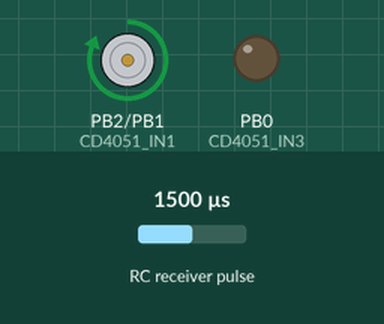
This sketch was run on a simulated ATtiny85, built with avr-gcc and run on an emulated ATtiny85. Shown: motor-driver pin pairs drawn as motors (green arrow = first pin HIGH = forward, orange = second pin HIGH = backward, longer = more drive), output pins drawn as LEDs (lit = HIGH). Wiring (inferred from the names in the program): RC receiver channel: data PB3. The inputs (shaded band) are chosen by the test bench; at power-on: RC receiver pulse 1500 µs.

Above: at 1.2 s.
1.3 s: RC receiver pulse (sensor on PB3) set to 1488 µs
At 1.8 s:
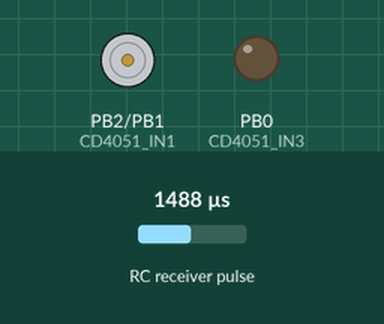
2.8 s: RC receiver pulse (sensor on PB3) set to 1500 µs
At 4.0 s:
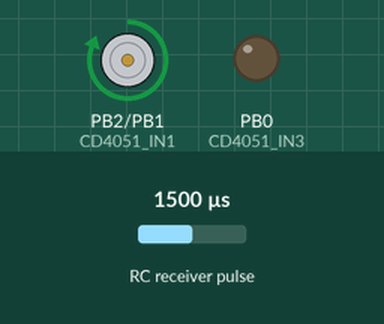
4.3 s: RC receiver pulse (sensor on PB3) set to 1020 µs
At 5.2 s:
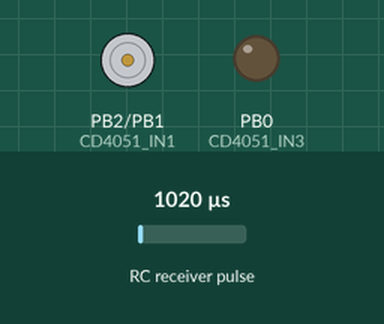
Timing chart, 0 to 7.3 s (numbered marks = the images above; inputs shaded):
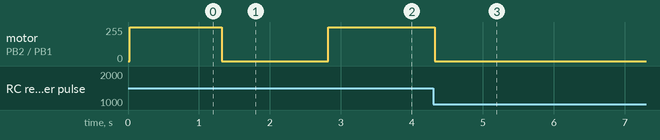

The sketch:

rc_analog_switch.ino
```cpp
/*
Author: Joao Coutinho <me joaoubaldo com>
Description:
This project implements an analog signal switcher for R/C applications.
Input is an R/C channel (RC_IN_PIN).
Analog signal is switched based on RC_THR threshold. Can be easily adapted to support up to 8 channels.

Requirements:
Attiny85 (1Mhz internal clock works great)
CD4051 analog multiplexer

Connections:
  attiny |  4051
    5(0) |   9
    6(1) |   10
    7(2) |   11

RC_IN_PIN --> attiny (2)
Video1    --> 4051 (13)
Video2    --> 4051 (14)

4051 (6, 7, 8) --> GND
4051 (16)      --> Vcc
4051 (3)       --> OUTPUT SIGNAL
attiny (4)     --> GND
attiny (8)     --> Vcc

References:
R/C read: https://www.sparkfun.com/tutorials/348
attiny85 pinout: http://highlowtech.org/wp-content/uploads/2011/10/ATtiny45-85.png
CD4051 mux: http://playground.arduino.cc/Learning/4051
*/
const int RC_IN_PIN = 3;
const int RC_THR = 1500;  // typical signal range is between 1000 and 2000
const int CD4051_IN1 = 2;
const int CD4051_IN2 = 1;
const int CD4051_IN3 = 0;

int rc_val;
int current_ch;

void setup() {
  pinMode(CD4051_IN1, OUTPUT);
  pinMode(CD4051_IN2, OUTPUT);
  pinMode(CD4051_IN3, OUTPUT);
  pinMode(RC_IN_PIN, INPUT);
}

int switch_to_channel(int ch) {
  // (S0 = 1; S1 = 2; S2 = 4)
  digitalWrite(CD4051_IN1, bitRead(ch, 0));
  digitalWrite(CD4051_IN2, bitRead(ch, 1));
  digitalWrite(CD4051_IN3, bitRead(ch, 2));
  return ch;
}

void loop() {
  rc_val = pulseIn(RC_IN_PIN, HIGH, 25000);
  if (rc_val > RC_THR && current_ch != 1) {     // video 2
    current_ch = switch_to_channel(1);
  } else if (rc_val <= RC_THR && current_ch != 0) {       // video 1
    current_ch = switch_to_channel(0);
  }
  delay(10);
}
```

Measured:
- the behaviour switches between 1500 and 1499 µs on RC receiver pulse (sensor on PB3) (found by bisection; images 0 and 1)
- after the input at 1.3 s, motor on PB2 (CD4051_IN1) / PB1 (CD4051_IN2): forward 255/255 → stopped at once
- after the input at 2.8 s, motor on PB2 (CD4051_IN1) / PB1 (CD4051_IN2): stopped → forward 255/255 at once
- after the input at 4.3 s, motor on PB2 (CD4051_IN1) / PB1 (CD4051_IN2): forward 255/255 → stopped at once
